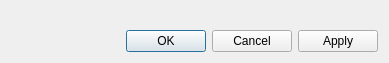
<?xml version="1.0" encoding="UTF-8"?>
<ui version="4.0">
 <class>Post3dWindowGridShapeDataItem_PropertyDialog</class>
 <widget class="QDialog" name="Post3dWindowGridShapeDataItem_PropertyDialog">
  <property name="geometry">
   <rect>
    <x>0</x>
    <y>0</y>
    <width>389</width>
    <height>63</height>
   </rect>
  </property>
  <property name="windowTitle">
   <string>Grid Shape Display Setting</string>
  </property>
  <layout class="QVBoxLayout" name="verticalLayout">
   <item>
    <widget class="GridShapeSettingEditWidget" name="shapeEditWidget" native="true"/>
   </item>
   <item>
    <spacer name="verticalSpacer">
     <property name="orientation">
      <enum>Qt::Vertical</enum>
     </property>
     <property name="sizeHint" stdset="0">
      <size>
       <width>20</width>
       <height>1</height>
      </size>
     </property>
    </spacer>
   </item>
   <item>
    <widget class="QDialogButtonBox" name="buttonBox">
     <property name="orientation">
      <enum>Qt::Horizontal</enum>
     </property>
     <property name="standardButtons">
      <set>QDialogButtonBox::Apply|QDialogButtonBox::Cancel|QDialogButtonBox::Ok</set>
     </property>
    </widget>
   </item>
  </layout>
 </widget>
 <customwidgets>
  <customwidget>
   <class>GridShapeSettingEditWidget</class>
   <extends>QWidget</extends>
   <header>guibase/gridshape/gridshapesettingeditwidget.h</header>
   <container>1</container>
  </customwidget>
 </customwidgets>
 <resources/>
 <connections>
  <connection>
   <sender>buttonBox</sender>
   <signal>accepted()</signal>
   <receiver>Post3dWindowGridShapeDataItem_PropertyDialog</receiver>
   <slot>accept()</slot>
   <hints>
    <hint type="sourcelabel">
     <x>248</x>
     <y>254</y>
    </hint>
    <hint type="destinationlabel">
     <x>157</x>
     <y>274</y>
    </hint>
   </hints>
  </connection>
  <connection>
   <sender>buttonBox</sender>
   <signal>rejected()</signal>
   <receiver>Post3dWindowGridShapeDataItem_PropertyDialog</receiver>
   <slot>reject()</slot>
   <hints>
    <hint type="sourcelabel">
     <x>316</x>
     <y>260</y>
    </hint>
    <hint type="destinationlabel">
     <x>286</x>
     <y>274</y>
    </hint>
   </hints>
  </connection>
 </connections>
</ui>
